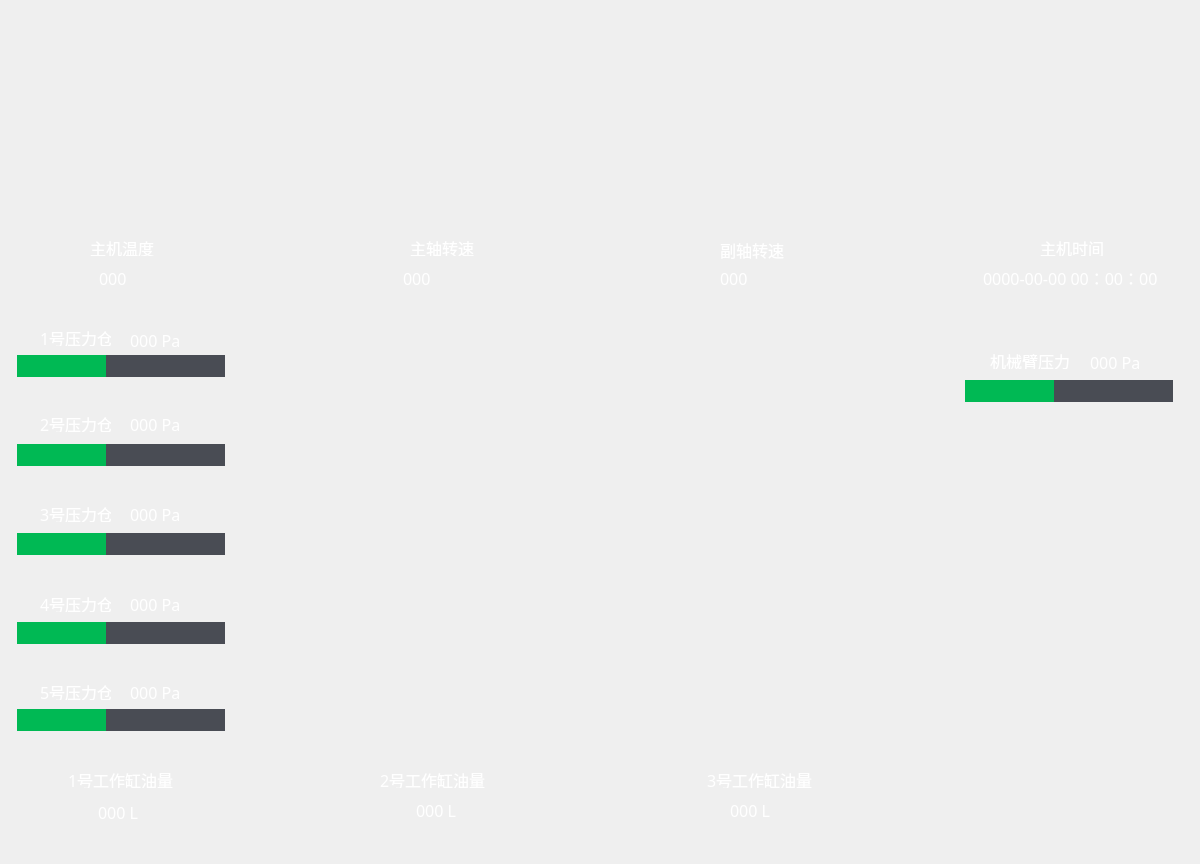
<?xml version="1.0" encoding="UTF-8"?>
<ui version="4.0">
 <class>MainWindow</class>
 <widget class="QMainWindow" name="MainWindow">
  <property name="geometry">
   <rect>
    <x>0</x>
    <y>0</y>
    <width>1200</width>
    <height>864</height>
   </rect>
  </property>
  <property name="windowTitle">
   <string>MainWindow</string>
  </property>
  <property name="styleSheet">
   <string notr="true">QProgressBar{
	border:0.1px solid;
	background-color:rgb(73,76,84);
}
QProgressBar::chunk{
	background-color:rgb(0,185,84);
}</string>
  </property>
  <widget class="QWidget" name="centralWidget">
   <widget class="QLabel" name="label">
    <property name="geometry">
     <rect>
      <x>0</x>
      <y>0</y>
      <width>1200</width>
      <height>864</height>
     </rect>
    </property>
    <property name="text">
     <string/>
    </property>
    <property name="pixmap">
     <pixmap resource="res.qrc">:/res/bg3.png</pixmap>
    </property>
   </widget>
   <widget class="QLabel" name="label_2">
    <property name="geometry">
     <rect>
      <x>90</x>
      <y>240</y>
      <width>71</width>
      <height>16</height>
     </rect>
    </property>
    <property name="font">
     <font>
      <family>新宋体</family>
      <pointsize>12</pointsize>
     </font>
    </property>
    <property name="styleSheet">
     <string notr="true">color: white;</string>
    </property>
    <property name="text">
     <string>主机温度</string>
    </property>
   </widget>
   <widget class="QLabel" name="label_3">
    <property name="geometry">
     <rect>
      <x>720</x>
      <y>240</y>
      <width>71</width>
      <height>20</height>
     </rect>
    </property>
    <property name="font">
     <font>
      <family>新宋体</family>
      <pointsize>12</pointsize>
     </font>
    </property>
    <property name="styleSheet">
     <string notr="true">color: white;</string>
    </property>
    <property name="text">
     <string>副轴转速</string>
    </property>
   </widget>
   <widget class="QLabel" name="label_4">
    <property name="geometry">
     <rect>
      <x>410</x>
      <y>240</y>
      <width>71</width>
      <height>16</height>
     </rect>
    </property>
    <property name="font">
     <font>
      <family>新宋体</family>
      <pointsize>12</pointsize>
     </font>
    </property>
    <property name="styleSheet">
     <string notr="true">color: white;</string>
    </property>
    <property name="text">
     <string>主轴转速</string>
    </property>
   </widget>
   <widget class="QLabel" name="label_5">
    <property name="geometry">
     <rect>
      <x>1040</x>
      <y>240</y>
      <width>71</width>
      <height>16</height>
     </rect>
    </property>
    <property name="font">
     <font>
      <family>新宋体</family>
      <pointsize>12</pointsize>
     </font>
    </property>
    <property name="styleSheet">
     <string notr="true">color: white;</string>
    </property>
    <property name="text">
     <string>主机时间</string>
    </property>
   </widget>
   <widget class="QLabel" name="label_6">
    <property name="geometry">
     <rect>
      <x>40</x>
      <y>330</y>
      <width>71</width>
      <height>16</height>
     </rect>
    </property>
    <property name="font">
     <font>
      <family>新宋体</family>
      <pointsize>12</pointsize>
     </font>
    </property>
    <property name="styleSheet">
     <string notr="true">color: white;</string>
    </property>
    <property name="text">
     <string>1号压力仓</string>
    </property>
   </widget>
   <widget class="QLabel" name="label_7">
    <property name="geometry">
     <rect>
      <x>40</x>
      <y>416</y>
      <width>71</width>
      <height>16</height>
     </rect>
    </property>
    <property name="font">
     <font>
      <family>新宋体</family>
      <pointsize>12</pointsize>
     </font>
    </property>
    <property name="styleSheet">
     <string notr="true">color: white;</string>
    </property>
    <property name="text">
     <string>2号压力仓</string>
    </property>
   </widget>
   <widget class="QLabel" name="label_8">
    <property name="geometry">
     <rect>
      <x>40</x>
      <y>506</y>
      <width>71</width>
      <height>16</height>
     </rect>
    </property>
    <property name="font">
     <font>
      <family>新宋体</family>
      <pointsize>12</pointsize>
     </font>
    </property>
    <property name="styleSheet">
     <string notr="true">color: white;</string>
    </property>
    <property name="text">
     <string>3号压力仓</string>
    </property>
   </widget>
   <widget class="QLabel" name="label_9">
    <property name="geometry">
     <rect>
      <x>40</x>
      <y>596</y>
      <width>71</width>
      <height>16</height>
     </rect>
    </property>
    <property name="font">
     <font>
      <family>新宋体</family>
      <pointsize>12</pointsize>
     </font>
    </property>
    <property name="styleSheet">
     <string notr="true">color: white;</string>
    </property>
    <property name="text">
     <string>4号压力仓</string>
    </property>
   </widget>
   <widget class="QLabel" name="label_10">
    <property name="geometry">
     <rect>
      <x>40</x>
      <y>684</y>
      <width>71</width>
      <height>16</height>
     </rect>
    </property>
    <property name="font">
     <font>
      <family>新宋体</family>
      <pointsize>12</pointsize>
     </font>
    </property>
    <property name="styleSheet">
     <string notr="true">color: white;</string>
    </property>
    <property name="text">
     <string>5号压力仓</string>
    </property>
   </widget>
   <widget class="QLabel" name="label_11">
    <property name="geometry">
     <rect>
      <x>68</x>
      <y>772</y>
      <width>111</width>
      <height>16</height>
     </rect>
    </property>
    <property name="font">
     <font>
      <family>新宋体</family>
      <pointsize>12</pointsize>
     </font>
    </property>
    <property name="styleSheet">
     <string notr="true">color: white;</string>
    </property>
    <property name="text">
     <string>1号工作缸油量</string>
    </property>
   </widget>
   <widget class="QLabel" name="label_12">
    <property name="geometry">
     <rect>
      <x>380</x>
      <y>772</y>
      <width>111</width>
      <height>16</height>
     </rect>
    </property>
    <property name="font">
     <font>
      <family>新宋体</family>
      <pointsize>12</pointsize>
     </font>
    </property>
    <property name="styleSheet">
     <string notr="true">color: white;</string>
    </property>
    <property name="text">
     <string>2号工作缸油量</string>
    </property>
   </widget>
   <widget class="QLabel" name="label_13">
    <property name="geometry">
     <rect>
      <x>707</x>
      <y>772</y>
      <width>111</width>
      <height>16</height>
     </rect>
    </property>
    <property name="font">
     <font>
      <family>新宋体</family>
      <pointsize>12</pointsize>
     </font>
    </property>
    <property name="styleSheet">
     <string notr="true">color: white;</string>
    </property>
    <property name="text">
     <string>3号工作缸油量</string>
    </property>
   </widget>
   <widget class="QLabel" name="label_14">
    <property name="geometry">
     <rect>
      <x>990</x>
      <y>353</y>
      <width>91</width>
      <height>16</height>
     </rect>
    </property>
    <property name="font">
     <font>
      <family>新宋体</family>
      <pointsize>12</pointsize>
     </font>
    </property>
    <property name="styleSheet">
     <string notr="true">color: white;</string>
    </property>
    <property name="text">
     <string>机械臂压力</string>
    </property>
   </widget>
   <widget class="QLabel" name="tempLabel">
    <property name="geometry">
     <rect>
      <x>99</x>
      <y>270</y>
      <width>31</width>
      <height>16</height>
     </rect>
    </property>
    <property name="font">
     <font>
      <family>新宋体</family>
      <pointsize>12</pointsize>
     </font>
    </property>
    <property name="layoutDirection">
     <enum>Qt::LeftToRight</enum>
    </property>
    <property name="styleSheet">
     <string notr="true">color: white;</string>
    </property>
    <property name="text">
     <string>000</string>
    </property>
   </widget>
   <widget class="QLabel" name="mianSpeed1">
    <property name="geometry">
     <rect>
      <x>403</x>
      <y>268</y>
      <width>51</width>
      <height>20</height>
     </rect>
    </property>
    <property name="font">
     <font>
      <family>新宋体</family>
      <pointsize>12</pointsize>
     </font>
    </property>
    <property name="layoutDirection">
     <enum>Qt::LeftToRight</enum>
    </property>
    <property name="styleSheet">
     <string notr="true">color: white;</string>
    </property>
    <property name="text">
     <string>000</string>
    </property>
   </widget>
   <widget class="QLabel" name="mainSpeed2">
    <property name="geometry">
     <rect>
      <x>720</x>
      <y>268</y>
      <width>51</width>
      <height>20</height>
     </rect>
    </property>
    <property name="font">
     <font>
      <family>新宋体</family>
      <pointsize>12</pointsize>
     </font>
    </property>
    <property name="layoutDirection">
     <enum>Qt::LeftToRight</enum>
    </property>
    <property name="styleSheet">
     <string notr="true">color: white;</string>
    </property>
    <property name="text">
     <string>000</string>
    </property>
   </widget>
   <widget class="QLabel" name="gang1">
    <property name="geometry">
     <rect>
      <x>98</x>
      <y>802</y>
      <width>61</width>
      <height>20</height>
     </rect>
    </property>
    <property name="font">
     <font>
      <family>新宋体</family>
      <pointsize>12</pointsize>
     </font>
    </property>
    <property name="layoutDirection">
     <enum>Qt::LeftToRight</enum>
    </property>
    <property name="styleSheet">
     <string notr="true">color: white;</string>
    </property>
    <property name="text">
     <string>000 L</string>
    </property>
   </widget>
   <widget class="QLabel" name="gang2">
    <property name="geometry">
     <rect>
      <x>416</x>
      <y>800</y>
      <width>61</width>
      <height>20</height>
     </rect>
    </property>
    <property name="font">
     <font>
      <family>新宋体</family>
      <pointsize>12</pointsize>
     </font>
    </property>
    <property name="layoutDirection">
     <enum>Qt::LeftToRight</enum>
    </property>
    <property name="styleSheet">
     <string notr="true">color: white;</string>
    </property>
    <property name="text">
     <string>000 L</string>
    </property>
   </widget>
   <widget class="QLabel" name="gang3">
    <property name="geometry">
     <rect>
      <x>730</x>
      <y>800</y>
      <width>61</width>
      <height>20</height>
     </rect>
    </property>
    <property name="font">
     <font>
      <family>新宋体</family>
      <pointsize>12</pointsize>
     </font>
    </property>
    <property name="layoutDirection">
     <enum>Qt::LeftToRight</enum>
    </property>
    <property name="styleSheet">
     <string notr="true">color: white;</string>
    </property>
    <property name="text">
     <string>000 L</string>
    </property>
   </widget>
   <widget class="QLabel" name="chang1">
    <property name="geometry">
     <rect>
      <x>130</x>
      <y>330</y>
      <width>61</width>
      <height>20</height>
     </rect>
    </property>
    <property name="font">
     <font>
      <family>新宋体</family>
      <pointsize>12</pointsize>
     </font>
    </property>
    <property name="layoutDirection">
     <enum>Qt::LeftToRight</enum>
    </property>
    <property name="styleSheet">
     <string notr="true">color: white;</string>
    </property>
    <property name="text">
     <string>000 Pa</string>
    </property>
   </widget>
   <widget class="QLabel" name="chang2">
    <property name="geometry">
     <rect>
      <x>130</x>
      <y>414</y>
      <width>61</width>
      <height>20</height>
     </rect>
    </property>
    <property name="font">
     <font>
      <family>新宋体</family>
      <pointsize>12</pointsize>
     </font>
    </property>
    <property name="layoutDirection">
     <enum>Qt::LeftToRight</enum>
    </property>
    <property name="styleSheet">
     <string notr="true">color: white;</string>
    </property>
    <property name="text">
     <string>000 Pa</string>
    </property>
   </widget>
   <widget class="QLabel" name="chang3">
    <property name="geometry">
     <rect>
      <x>130</x>
      <y>504</y>
      <width>61</width>
      <height>20</height>
     </rect>
    </property>
    <property name="font">
     <font>
      <family>新宋体</family>
      <pointsize>12</pointsize>
     </font>
    </property>
    <property name="layoutDirection">
     <enum>Qt::LeftToRight</enum>
    </property>
    <property name="styleSheet">
     <string notr="true">color: white;</string>
    </property>
    <property name="text">
     <string>000 Pa</string>
    </property>
   </widget>
   <widget class="QLabel" name="chang4">
    <property name="geometry">
     <rect>
      <x>130</x>
      <y>594</y>
      <width>61</width>
      <height>20</height>
     </rect>
    </property>
    <property name="font">
     <font>
      <family>新宋体</family>
      <pointsize>12</pointsize>
     </font>
    </property>
    <property name="layoutDirection">
     <enum>Qt::LeftToRight</enum>
    </property>
    <property name="styleSheet">
     <string notr="true">color: white;</string>
    </property>
    <property name="text">
     <string>000 Pa</string>
    </property>
   </widget>
   <widget class="QLabel" name="chang5">
    <property name="geometry">
     <rect>
      <x>130</x>
      <y>682</y>
      <width>61</width>
      <height>20</height>
     </rect>
    </property>
    <property name="font">
     <font>
      <family>新宋体</family>
      <pointsize>12</pointsize>
     </font>
    </property>
    <property name="layoutDirection">
     <enum>Qt::LeftToRight</enum>
    </property>
    <property name="styleSheet">
     <string notr="true">color: white;</string>
    </property>
    <property name="text">
     <string>000 Pa</string>
    </property>
   </widget>
   <widget class="QProgressBar" name="progressBar_chang1">
    <property name="geometry">
     <rect>
      <x>17</x>
      <y>355</y>
      <width>208</width>
      <height>22</height>
     </rect>
    </property>
    <property name="minimum">
     <number>500</number>
    </property>
    <property name="maximum">
     <number>1200</number>
    </property>
    <property name="value">
     <number>800</number>
    </property>
    <property name="textVisible">
     <bool>false</bool>
    </property>
   </widget>
   <widget class="QProgressBar" name="progressBar_chang2">
    <property name="geometry">
     <rect>
      <x>17</x>
      <y>444</y>
      <width>208</width>
      <height>22</height>
     </rect>
    </property>
    <property name="minimum">
     <number>500</number>
    </property>
    <property name="maximum">
     <number>1200</number>
    </property>
    <property name="value">
     <number>800</number>
    </property>
    <property name="textVisible">
     <bool>false</bool>
    </property>
   </widget>
   <widget class="QProgressBar" name="progressBar_chang3">
    <property name="geometry">
     <rect>
      <x>17</x>
      <y>533</y>
      <width>208</width>
      <height>22</height>
     </rect>
    </property>
    <property name="minimum">
     <number>500</number>
    </property>
    <property name="maximum">
     <number>1200</number>
    </property>
    <property name="value">
     <number>800</number>
    </property>
    <property name="textVisible">
     <bool>false</bool>
    </property>
   </widget>
   <widget class="QProgressBar" name="progressBar_chang4">
    <property name="geometry">
     <rect>
      <x>17</x>
      <y>622</y>
      <width>208</width>
      <height>22</height>
     </rect>
    </property>
    <property name="minimum">
     <number>500</number>
    </property>
    <property name="maximum">
     <number>1200</number>
    </property>
    <property name="value">
     <number>800</number>
    </property>
    <property name="textVisible">
     <bool>false</bool>
    </property>
   </widget>
   <widget class="QProgressBar" name="progressBar_chang5">
    <property name="geometry">
     <rect>
      <x>17</x>
      <y>709</y>
      <width>208</width>
      <height>22</height>
     </rect>
    </property>
    <property name="minimum">
     <number>500</number>
    </property>
    <property name="maximum">
     <number>1200</number>
    </property>
    <property name="value">
     <number>800</number>
    </property>
    <property name="textVisible">
     <bool>false</bool>
    </property>
   </widget>
   <widget class="QProgressBar" name="progressBar_bi1">
    <property name="geometry">
     <rect>
      <x>965</x>
      <y>380</y>
      <width>208</width>
      <height>22</height>
     </rect>
    </property>
    <property name="minimum">
     <number>500</number>
    </property>
    <property name="maximum">
     <number>1200</number>
    </property>
    <property name="value">
     <number>800</number>
    </property>
    <property name="textVisible">
     <bool>false</bool>
    </property>
   </widget>
   <widget class="QLabel" name="bi1">
    <property name="geometry">
     <rect>
      <x>1090</x>
      <y>352</y>
      <width>61</width>
      <height>20</height>
     </rect>
    </property>
    <property name="font">
     <font>
      <family>新宋体</family>
      <pointsize>12</pointsize>
     </font>
    </property>
    <property name="layoutDirection">
     <enum>Qt::LeftToRight</enum>
    </property>
    <property name="styleSheet">
     <string notr="true">color: white;</string>
    </property>
    <property name="text">
     <string>000 Pa</string>
    </property>
   </widget>
   <widget class="QPushButton" name="pushButton_add">
    <property name="geometry">
     <rect>
      <x>1010</x>
      <y>730</y>
      <width>125</width>
      <height>34</height>
     </rect>
    </property>
    <property name="styleSheet">
     <string notr="true">QPushButton{
	background-image:url(&quot;:/res/add_normal.png&quot;);
	padding:0;
	border:0;
	background-position:Center;
}
QPushButton:pressed{
		background-image:url(&quot;:/res/add_press.png&quot;);
}</string>
    </property>
    <property name="text">
     <string/>
    </property>
   </widget>
   <widget class="QPushButton" name="pushButton_sub">
    <property name="geometry">
     <rect>
      <x>1010</x>
      <y>780</y>
      <width>125</width>
      <height>34</height>
     </rect>
    </property>
    <property name="styleSheet">
     <string notr="true">QPushButton{
	background-image:url(&quot;:/res/sub_normal.png&quot;);
	padding:0;
	border:0;
	background-position:Center;
}
QPushButton:pressed{
	background-image:url(&quot;:/res/sub_press.png&quot;);
}</string>
    </property>
    <property name="text">
     <string/>
    </property>
   </widget>
   <widget class="QGraphicsView" name="graphicsView">
    <property name="geometry">
     <rect>
      <x>959</x>
      <y>475</y>
      <width>200</width>
      <height>206</height>
     </rect>
    </property>
    <property name="styleSheet">
     <string notr="true">QGraphicsView{
	background:transparent;
}</string>
    </property>
    <property name="frameShape">
     <enum>QFrame::NoFrame</enum>
    </property>
    <property name="verticalScrollBarPolicy">
     <enum>Qt::ScrollBarAlwaysOff</enum>
    </property>
    <property name="horizontalScrollBarPolicy">
     <enum>Qt::ScrollBarAlwaysOff</enum>
    </property>
   </widget>
   <widget class="QLabel" name="timeLabel">
    <property name="geometry">
     <rect>
      <x>983</x>
      <y>270</y>
      <width>181</width>
      <height>16</height>
     </rect>
    </property>
    <property name="font">
     <font>
      <family>新宋体</family>
      <pointsize>12</pointsize>
     </font>
    </property>
    <property name="layoutDirection">
     <enum>Qt::LeftToRight</enum>
    </property>
    <property name="styleSheet">
     <string notr="true">color: white;</string>
    </property>
    <property name="text">
     <string>0000-00-00 00：00：00</string>
    </property>
   </widget>
   <widget class="QLabel" name="label_status">
    <property name="geometry">
     <rect>
      <x>403</x>
      <y>90</y>
      <width>395</width>
      <height>106</height>
     </rect>
    </property>
    <property name="text">
     <string/>
    </property>
   </widget>
  </widget>
 </widget>
 <layoutdefault spacing="6" margin="11"/>
 <resources>
  <include location="res.qrc"/>
 </resources>
 <connections/>
</ui>
